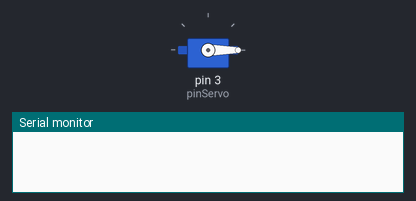
Recording of a sketch running on a simulated Arduino Uno, built with avr-gcc and run on an emulated ATmega328P. On the bench: servo, the last lines printed to the serial monitor.

Above: at 0.05 s.
At 1.5 s:
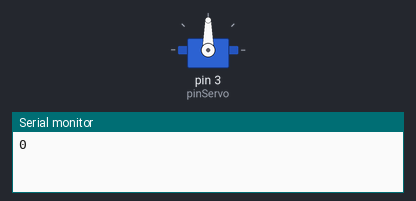
At 3.0 s:
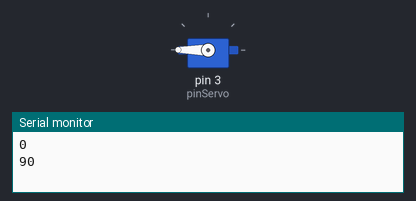
Timing chart, 0 to 5.2 s (numbered marks = the images above):
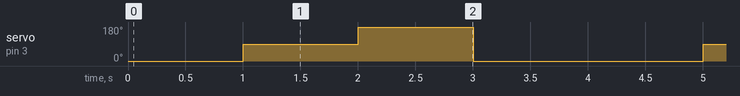

Measured:
- by itself, servo on pin 3 (pinServo): repeats every 4.0 s: 180° 1.0 s, 0° 2.0 s, 90° 1.0 s

The sketch:

Servo.ino
```cpp
#include <Servo.h>
//pin PWM para el servo
int pinServo = 3;
//declaración del objeto
Servo servo;
void setup() {
  Serial.begin(9600);
  //iniciar el servo
  servo.attach(pinServo);
}
void loop() {
servo.write(0);
delay(1000);
Serial.println(servo.read());
servo.write(90);
delay(1000);
Serial.println(servo.read());
servo.write(180);
delay(1000);
Serial.println(servo.read());
servo.write(0);
delay(1000);
Serial.println(servo.read());

}
```
